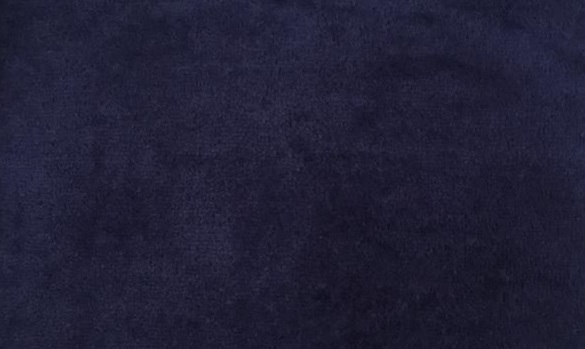
#> input picture images/1.jpeg, 585 x 349 px
$ python main.py images/1.jpeg
#> lines starting #> are read from the running program, lines starting #| are printed output that depends on the picture
### gradient_search_algorithm.py
import typing
import numpy as np
import cv2 as cv

topmost_bound = 75
Point = typing.Tuple[int, int]
Rectangle = typing.Tuple[Point, Point]

def gradient_search_algorithm(img: np.ndarray):
    #consider the gradient through derivatives by definition
    derivative_x = (img[1:, :] - img[:-1, :])[:, :-1]
    derivative_y = (img[:, 1:] - img[:, :-1])[:-1:, :]
    gradient_img = np.sqrt(
        np.linalg.norm(derivative_x, axis=-1) ** 2
        + np.linalg.norm(derivative_y, axis=-1) ** 2,
        )
    the_largest_rectangle = None

    neighboring_up = -(np.ones(gradient_img.shape[1]).astype(int))
    neighboring_left = -(np.ones(gradient_img.shape[1]).astype(int))
    neighboring_right = (np.ones(gradient_img.shape[1]).astype(int) * gradient_img.shape[1])

    cv.imshow("window_name", gradient_img)
    #looking for a submatrix with values not higher than the threshold
    max_square = 0
    stack = []
    for i in range(gradient_img.shape[0]):
        #dynamics precalculation
        for j in range(gradient_img.shape[1]):
            if gradient_img[i][j] > topmost_bound:
                neighboring_up[j] = i
        stack.clear()
        #choose the left border  submatrix
        for j in range(gradient_img.shape[1]):
            while len(stack) != 0 and neighboring_up[stack[-1]] <= neighboring_up[j]:
                stack.pop()
            if len(stack) != 0:
                neighboring_left[j] = stack[-1]
            stack.append(j)
        stack.clear()
        #choose the right border submatrix
        for j in reversed(range(gradient_img.shape[1])):
            while len(stack) != 0 and neighboring_up[stack[len(stack) - 1]] <= neighboring_up[j]:
                stack.pop()
            if len(stack) != 0:
                neighboring_right[j] = stack[-1]
            stack.append(j)
        #calculate the maximum square
        for j in range(gradient_img.shape[1]):
            square = (i - neighboring_up[j] - 1)*(neighboring_right[j] - 1 - neighboring_left[j] - 1)
            if square > 0 and square > max_square :
                max_square = square
                the_largest_rectangle = (
                    (neighboring_up[j] + 1, neighboring_left[j] + 1),
                    (i, neighboring_right[j] - 1),
                )
    return the_largest_rectangle

### main.py
import os.path
import sys
import numpy as np
from gradient_search_algorithm import gradient_search_algorithm
import cv2 as cv


def main():
    if len(sys.argv) != 2 :
        print("folder path not specified")
        return -1
    src_path = sys.argv[1]
    if not os.path.exists(src_path) :
        print("you specified a non-existent folder")
        return -1
    img = cv.imread(src_path)
#> img is the input picture: shape (349, 585, 3); mean B, G, R 53.1, 31.2, 32.4
    img = img.astype(np.float64)
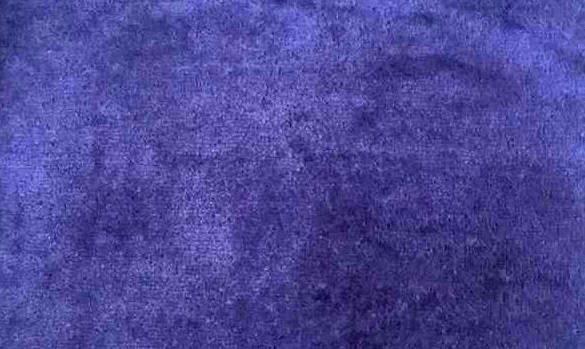
#> img: shape (349, 585, 3) float64; mean B, G, R 53.1, 31.2, 32.4; drawn with min black and max white

    max_rectangle = gradient_search_algorithm(img)
#> in gradient_search_algorithm, `derivative_x = (img[1:, :] - img[:-1, :])[:, :-1]`:
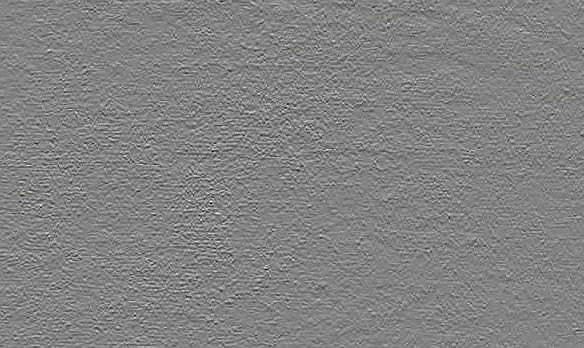
#> derivative_x: shape (348, 584, 3) float64; mean B, G, R -0.0311, -0.0197, -0.0152; drawn with min black and max white
#> in gradient_search_algorithm, `derivative_y = (img[:, 1:] - img[:, :-1])[:-1:, :]`:
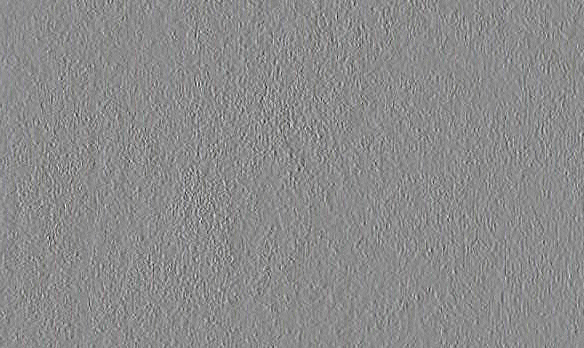
#> derivative_y: shape (348, 584, 3) float64; mean B, G, R 0.00774, 0.00501, 0.00571; drawn with min black and max white
#> in gradient_search_algorithm, `gradient_img = np.sqrt( np.linalg.norm(derivative_x, axis=-1) ** 2 + n..`:
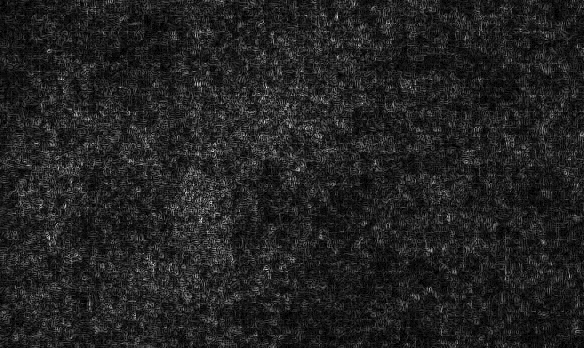
#> gradient_img: shape (348, 584) float64; min 0, max 41.17, mean 5.6; drawn with min black and max white
#> in gradient_search_algorithm, `cv.imshow("window_name", gradient_img)`:
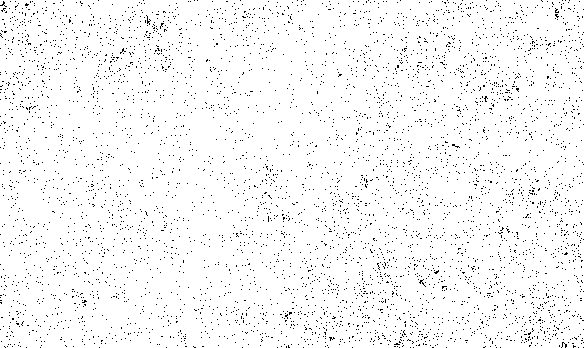
#> window 'window_name': shape (348, 584); 96.8% white; black in thin lines or dots
#> max_rectangle = ((0, 0), (347, 583))
    print(max_rectangle)
#| ((0, 0), (347, 583))

if __name__ == '__main__':
    main()

$ run again, on images/3.png
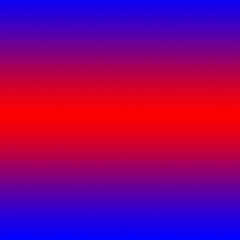
#> input picture images/3.png, 120 x 120 px (shown 2 times larger)
#> in main, img is the input picture: shape (120, 120, 3); mean B, G, R 121.4, 0, 133.6
#> in gradient_search_algorithm, `derivative_y = (img[:, 1:] - img[:, :-1])[:-1:, :]`:
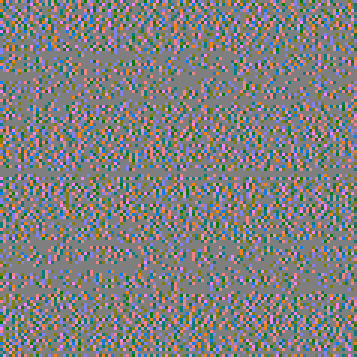
#> derivative_y: shape (119, 119, 3) float64 (shown 3 times larger); mean B, G, R -0.000706, 0, 7.06e-05; drawn with min black and max white
#> in gradient_search_algorithm, `gradient_img = np.sqrt( np.linalg.norm(derivative_x, axis=-1) ** 2 + n..`:
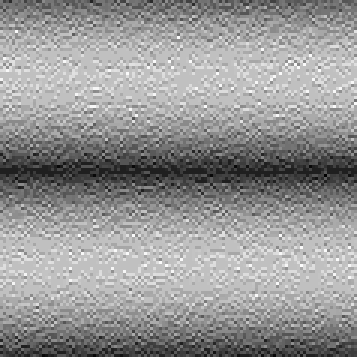
#> gradient_img: shape (119, 119) float64 (shown 3 times larger); min 2, max 8.72, mean 5.95; drawn with min black and max white
#> max_rectangle = ((0, 0), (118, 118))
#| ((0, 0), (118, 118))
